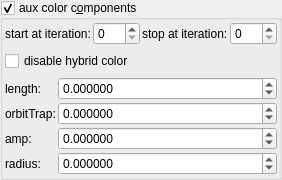
    <widget class="MyGroupBox" name="groupCheck_fold_color_aux_color_enabled">
     <property name="title">
      <string>aux color c&amp;omponents</string>
     </property>
     <property name="checkable">
      <bool>true</bool>
     </property>
     <layout class="QVBoxLayout" name="verticalLayout_11">
      <property name="leftMargin">
       <number>2</number>
      </property>
      <property name="topMargin">
       <number>2</number>
      </property>
      <property name="rightMargin">
       <number>2</number>
      </property>
      <property name="bottomMargin">
       <number>2</number>
      </property>
      <item>
       <layout class="QGridLayout" name="gridLayout_22" columnstretch="0,1,0,1">
        <property name="spacing">
         <number>2</number>
        </property>
        <item row="0" column="3">
         <widget class="MySpinBox" name="spinboxInt_fold_color_stop_iterations_A">
          <property name="sizePolicy">
           <sizepolicy hsizetype="Minimum" vsizetype="Maximum">
            <horstretch>0</horstretch>
            <verstretch>0</verstretch>
           </sizepolicy>
          </property>
          <property name="maximum">
           <number>999</number>
          </property>
         </widget>
        </item>
        <item row="0" column="0">
         <widget class="QLabel" name="label_277">
          <property name="text">
           <string>start at iteration:</string>
          </property>
         </widget>
        </item>
        <item row="0" column="2">
         <widget class="QLabel" name="label_278">
          <property name="text">
           <string>stop at iteration:</string>
          </property>
         </widget>
        </item>
        <item row="0" column="1">
         <widget class="MySpinBox" name="spinboxInt_fold_color_start_iterations_A">
          <property name="sizePolicy">
           <sizepolicy hsizetype="Minimum" vsizetype="Maximum">
            <horstretch>0</horstretch>
            <verstretch>0</verstretch>
           </sizepolicy>
          </property>
          <property name="maximum">
           <number>999</number>
          </property>
         </widget>
        </item>
       </layout>
      </item>
      <item>
       <widget class="MyCheckBox" name="checkBox_transf_function_enabledC_false">
        <property name="text">
         <string>disable hybrid color</string>
        </property>
       </widget>
      </item>
      <item>
       <layout class="QGridLayout" name="gridLayout_20" columnstretch="0,1">
        <property name="spacing">
         <number>2</number>
        </property>
        <item row="3" column="1">
         <widget class="MyDoubleSpinBox" name="spinbox4_fold_color_difs_0000_z">
          <property name="sizePolicy">
           <sizepolicy hsizetype="Minimum" vsizetype="Maximum">
            <horstretch>0</horstretch>
            <verstretch>0</verstretch>
           </sizepolicy>
          </property>
          <property name="prefix">
           <string/>
          </property>
          <property name="suffix">
           <string/>
          </property>
          <property name="decimals">
           <number>6</number>
          </property>
          <property name="minimum">
           <double>-100.000000000000000</double>
          </property>
          <property name="maximum">
           <double>100.000000000000000</double>
          </property>
          <property name="singleStep">
           <double>0.100000000000000</double>
          </property>
         </widget>
        </item>
        <item row="1" column="1" rowspan="2">
         <widget class="MyDoubleSpinBox" name="spinbox4_fold_color_difs_0000_y">
          <property name="sizePolicy">
           <sizepolicy hsizetype="Minimum" vsizetype="Maximum">
            <horstretch>0</horstretch>
            <verstretch>0</verstretch>
           </sizepolicy>
          </property>
          <property name="prefix">
           <string/>
          </property>
          <property name="suffix">
           <string/>
          </property>
          <property name="decimals">
           <number>6</number>
          </property>
          <property name="minimum">
           <double>-100.000000000000000</double>
          </property>
          <property name="maximum">
           <double>100.000000000000000</double>
          </property>
          <property name="singleStep">
           <double>0.100000000000000</double>
          </property>
         </widget>
        </item>
        <item row="1" column="0" rowspan="2">
         <widget class="QLabel" name="label_59">
          <property name="text">
           <string notr="true">orbitTrap:</string>
          </property>
         </widget>
        </item>
        <item row="0" column="1">
         <widget class="MyDoubleSpinBox" name="spinbox4_fold_color_difs_0000_x">
          <property name="sizePolicy">
           <sizepolicy hsizetype="Minimum" vsizetype="Maximum">
            <horstretch>0</horstretch>
            <verstretch>0</verstretch>
           </sizepolicy>
          </property>
          <property name="prefix">
           <string/>
          </property>
          <property name="suffix">
           <string/>
          </property>
          <property name="decimals">
           <number>6</number>
          </property>
          <property name="minimum">
           <double>-100.000000000000000</double>
          </property>
          <property name="maximum">
           <double>100.000000000000000</double>
          </property>
          <property name="singleStep">
           <double>0.100000000000000</double>
          </property>
         </widget>
        </item>
        <item row="4" column="0">
         <widget class="QLabel" name="label_122">
          <property name="text">
           <string notr="true">radius:</string>
          </property>
         </widget>
        </item>
        <item row="4" column="1">
         <widget class="MyDoubleSpinBox" name="spinbox4_fold_color_difs_0000_w">
          <property name="sizePolicy">
           <sizepolicy hsizetype="Minimum" vsizetype="Maximum">
            <horstretch>0</horstretch>
            <verstretch>0</verstretch>
           </sizepolicy>
          </property>
          <property name="prefix">
           <string/>
          </property>
          <property name="suffix">
           <string/>
          </property>
          <property name="decimals">
           <number>6</number>
          </property>
          <property name="minimum">
           <double>-100.000000000000000</double>
          </property>
          <property name="maximum">
           <double>100.000000000000000</double>
          </property>
          <property name="singleStep">
           <double>0.100000000000000</double>
          </property>
         </widget>
        </item>
        <item row="3" column="0">
         <widget class="QLabel" name="label_121">
          <property name="text">
           <string notr="true">amp:</string>
          </property>
         </widget>
        </item>
        <item row="0" column="0">
         <widget class="QLabel" name="label_60">
          <property name="text">
           <string notr="true">length:</string>
          </property>
         </widget>
        </item>
       </layout>
      </item>
     </layout>
    </widget>
